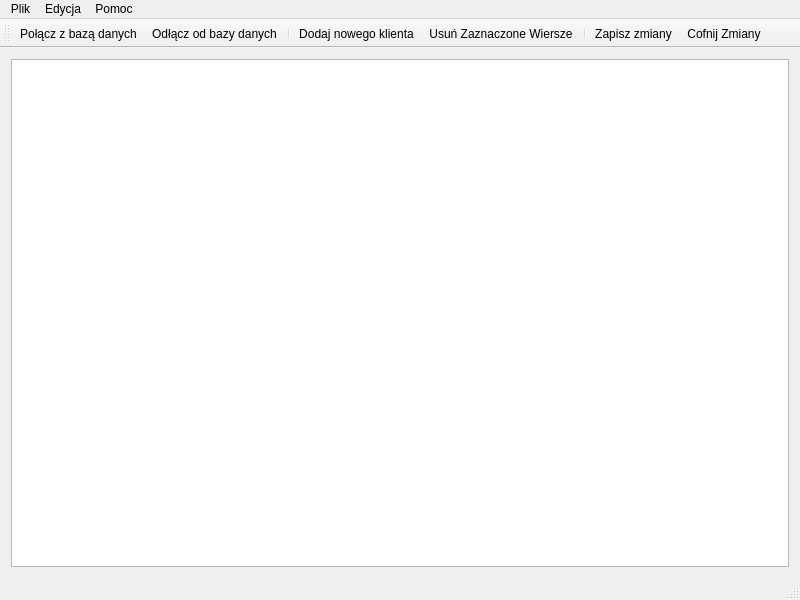
<?xml version="1.0" encoding="UTF-8"?>
<ui version="4.0">
 <class>MainWindow</class>
 <widget class="QMainWindow" name="MainWindow">
  <property name="geometry">
   <rect>
    <x>0</x>
    <y>0</y>
    <width>800</width>
    <height>600</height>
   </rect>
  </property>
  <property name="sizePolicy">
   <sizepolicy hsizetype="Expanding" vsizetype="Expanding">
    <horstretch>0</horstretch>
    <verstretch>0</verstretch>
   </sizepolicy>
  </property>
  <property name="windowTitle">
   <string>Menadżer Klientów</string>
  </property>
  <property name="windowIcon">
   <iconset resource="icons.qrc">
    <normaloff>:/app/icons/res/Locked.png</normaloff>:/app/icons/res/Locked.png</iconset>
  </property>
  <property name="autoFillBackground">
   <bool>true</bool>
  </property>
  <property name="toolButtonStyle">
   <enum>Qt::ToolButtonIconOnly</enum>
  </property>
  <widget class="QWidget" name="centralWidget">
   <property name="sizePolicy">
    <sizepolicy hsizetype="Expanding" vsizetype="Expanding">
     <horstretch>0</horstretch>
     <verstretch>0</verstretch>
    </sizepolicy>
   </property>
   <property name="maximumSize">
    <size>
     <width>16777215</width>
     <height>16777215</height>
    </size>
   </property>
   <property name="autoFillBackground">
    <bool>true</bool>
   </property>
   <layout class="QVBoxLayout" name="verticalLayout_2">
    <item>
     <widget class="QTableView" name="tableView">
      <property name="sizePolicy">
       <sizepolicy hsizetype="Preferred" vsizetype="Preferred">
        <horstretch>0</horstretch>
        <verstretch>0</verstretch>
       </sizepolicy>
      </property>
      <property name="maximumSize">
       <size>
        <width>16777215</width>
        <height>16777215</height>
       </size>
      </property>
      <property name="sizeIncrement">
       <size>
        <width>1</width>
        <height>1</height>
       </size>
      </property>
      <property name="sizeAdjustPolicy">
       <enum>QAbstractScrollArea::AdjustIgnored</enum>
      </property>
      <property name="sortingEnabled">
       <bool>true</bool>
      </property>
      <attribute name="horizontalHeaderVisible">
       <bool>true</bool>
      </attribute>
      <attribute name="horizontalHeaderCascadingSectionResizes">
       <bool>true</bool>
      </attribute>
      <attribute name="horizontalHeaderShowSortIndicator" stdset="0">
       <bool>true</bool>
      </attribute>
      <attribute name="horizontalHeaderStretchLastSection">
       <bool>false</bool>
      </attribute>
      <attribute name="verticalHeaderVisible">
       <bool>true</bool>
      </attribute>
      <attribute name="verticalHeaderCascadingSectionResizes">
       <bool>true</bool>
      </attribute>
      <attribute name="verticalHeaderDefaultSectionSize">
       <number>40</number>
      </attribute>
      <attribute name="verticalHeaderMinimumSectionSize">
       <number>40</number>
      </attribute>
      <attribute name="verticalHeaderShowSortIndicator" stdset="0">
       <bool>true</bool>
      </attribute>
      <attribute name="verticalHeaderStretchLastSection">
       <bool>false</bool>
      </attribute>
     </widget>
    </item>
   </layout>
  </widget>
  <widget class="QMenuBar" name="menuBar">
   <property name="geometry">
    <rect>
     <x>0</x>
     <y>0</y>
     <width>800</width>
     <height>21</height>
    </rect>
   </property>
   <widget class="QMenu" name="menuPlik">
    <property name="title">
     <string>Plik</string>
    </property>
    <addaction name="actionConnectToDatabase"/>
    <addaction name="actionDisconnectFromDatabase"/>
    <addaction name="separator"/>
    <addaction name="actionClose"/>
   </widget>
   <widget class="QMenu" name="menuEdycja">
    <property name="title">
     <string>Edycja</string>
    </property>
    <addaction name="actionAddNewClient"/>
    <addaction name="actionDeleteSelectedRows"/>
    <addaction name="separator"/>
    <addaction name="actionApplyChanges"/>
    <addaction name="actionRollbackChanges"/>
   </widget>
   <widget class="QMenu" name="menuPomoc">
    <property name="title">
     <string>Pomoc</string>
    </property>
    <addaction name="actionInformation"/>
   </widget>
   <addaction name="menuPlik"/>
   <addaction name="menuEdycja"/>
   <addaction name="menuPomoc"/>
  </widget>
  <widget class="QToolBar" name="mainToolBar">
   <attribute name="toolBarArea">
    <enum>TopToolBarArea</enum>
   </attribute>
   <attribute name="toolBarBreak">
    <bool>false</bool>
   </attribute>
   <addaction name="actionConnectToDatabase"/>
   <addaction name="actionDisconnectFromDatabase"/>
   <addaction name="separator"/>
   <addaction name="actionAddNewClient"/>
   <addaction name="actionDeleteSelectedRows"/>
   <addaction name="separator"/>
   <addaction name="actionApplyChanges"/>
   <addaction name="actionRollbackChanges"/>
  </widget>
  <widget class="QStatusBar" name="statusBar"/>
  <action name="actionAddNewClient">
   <property name="icon">
    <iconset resource="icons.qrc">
     <normaloff>:/app/icons/res/Plus Large.png</normaloff>:/app/icons/res/Plus Large.png</iconset>
   </property>
   <property name="text">
    <string>Dodaj nowego klienta</string>
   </property>
   <property name="toolTip">
    <string>Dodaj nowego klienta</string>
   </property>
   <property name="shortcut">
    <string>Ctrl+A</string>
   </property>
  </action>
  <action name="actionConnectToDatabase">
   <property name="icon">
    <iconset resource="icons.qrc">
     <normaloff>:/app/icons/res/Unlocked.png</normaloff>:/app/icons/res/Unlocked.png</iconset>
   </property>
   <property name="text">
    <string>Połącz z bazą danych</string>
   </property>
   <property name="shortcut">
    <string>Ctrl+O</string>
   </property>
  </action>
  <action name="actionDisconnectFromDatabase">
   <property name="icon">
    <iconset resource="icons.qrc">
     <normaloff>:/app/icons/res/Locked.png</normaloff>:/app/icons/res/Locked.png</iconset>
   </property>
   <property name="text">
    <string>Odłącz od bazy danych</string>
   </property>
   <property name="shortcut">
    <string>Ctrl+D</string>
   </property>
  </action>
  <action name="actionApplyChanges">
   <property name="icon">
    <iconset resource="icons.qrc">
     <normaloff>:/app/icons/res/Checkmark.png</normaloff>:/app/icons/res/Checkmark.png</iconset>
   </property>
   <property name="text">
    <string>Zapisz zmiany</string>
   </property>
   <property name="shortcut">
    <string>Ctrl+S</string>
   </property>
  </action>
  <action name="actionDeleteSelectedRows">
   <property name="icon">
    <iconset resource="icons.qrc">
     <normaloff>:/app/icons/res/Minus Large.png</normaloff>:/app/icons/res/Minus Large.png</iconset>
   </property>
   <property name="text">
    <string>Usuń Zaznaczone Wiersze</string>
   </property>
   <property name="shortcut">
    <string>Del</string>
   </property>
  </action>
  <action name="actionClose">
   <property name="icon">
    <iconset resource="icons.qrc">
     <normaloff>:/app/icons/res/X.png</normaloff>:/app/icons/res/X.png</iconset>
   </property>
   <property name="text">
    <string>Zamknij</string>
   </property>
  </action>
  <action name="actionRollbackChanges">
   <property name="icon">
    <iconset resource="icons.qrc">
     <normaloff>:/app/icons/res/No Entry.png</normaloff>:/app/icons/res/No Entry.png</iconset>
   </property>
   <property name="text">
    <string>Cofnij Zmiany</string>
   </property>
  </action>
  <action name="actionInformation">
   <property name="icon">
    <iconset resource="icons.qrc">
     <normaloff>:/app/icons/res/Ticket.png</normaloff>:/app/icons/res/Ticket.png</iconset>
   </property>
   <property name="text">
    <string>Informacje</string>
   </property>
  </action>
 </widget>
 <layoutdefault spacing="6" margin="11"/>
 <resources>
  <include location="icons.qrc"/>
 </resources>
 <connections/>
</ui>
